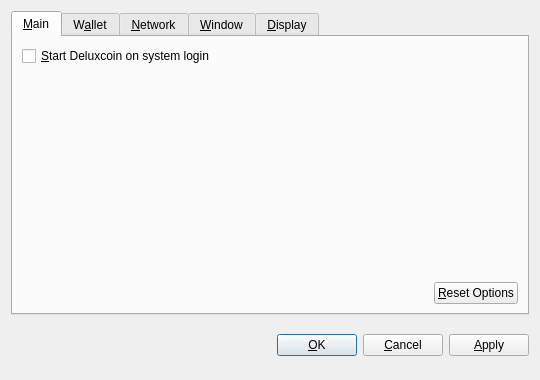
<?xml version="1.0" encoding="UTF-8"?>
<ui version="4.0">
 <class>OptionsDialog</class>
 <widget class="QDialog" name="OptionsDialog">
  <property name="geometry">
   <rect>
    <x>0</x>
    <y>0</y>
    <width>540</width>
    <height>380</height>
   </rect>
  </property>
  <property name="windowTitle">
   <string>Options</string>
  </property>
  <property name="modal">
   <bool>true</bool>
  </property>
  <layout class="QVBoxLayout" name="verticalLayout">
   <item>
    <widget class="QTabWidget" name="tabWidget">
     <property name="tabPosition">
      <enum>QTabWidget::North</enum>
     </property>
     <property name="currentIndex">
      <number>0</number>
     </property>
     <widget class="QWidget" name="tabMain">
      <attribute name="title">
       <string>&amp;Main</string>
      </attribute>
      <layout class="QVBoxLayout" name="verticalLayout_Main">
       <item>
        <widget class="QCheckBox" name="bitcoinAtStartup">
         <property name="toolTip">
          <string>Automatically start Deluxcoin after logging in to the system.</string>
         </property>
         <property name="text">
          <string>&amp;Start Deluxcoin on system login</string>
         </property>
        </widget>
       </item>
       <item>
        <spacer name="verticalSpacer_Main">
         <property name="orientation">
          <enum>Qt::Vertical</enum>
         </property>
         <property name="sizeHint" stdset="0">
          <size>
           <width>20</width>
           <height>40</height>
          </size>
         </property>
        </spacer>
       </item>
       <item>
        <layout class="QHBoxLayout" name="horizontalLayout_2_Main">
         <item>
          <spacer name="horizontalSpacer_2_Main">
           <property name="orientation">
            <enum>Qt::Horizontal</enum>
           </property>
           <property name="sizeHint" stdset="0">
            <size>
             <width>40</width>
             <height>20</height>
            </size>
           </property>
          </spacer>
         </item>
         <item>
          <widget class="QPushButton" name="resetButton">
           <property name="toolTip">
            <string>Reset all client options to default.</string>
           </property>
           <property name="text">
            <string>&amp;Reset Options</string>
           </property>
           <property name="autoDefault">
            <bool>false</bool>
           </property>
          </widget>
         </item>
        </layout>
       </item>
      </layout>
     </widget>
     <widget class="QWidget" name="tabWallet">
      <attribute name="title">
       <string>W&amp;allet</string>
      </attribute>
      <layout class="QVBoxLayout" name="verticalLayout_Network">
       <item>
        <widget class="QLabel" name="transactionFeeInfoLabel">
         <property name="text">
          <string>Optional transaction fee per kB that helps make sure your transactions are processed quickly. Most transactions are 1 kB.</string>
         </property>
         <property name="textFormat">
          <enum>Qt::PlainText</enum>
         </property>
         <property name="wordWrap">
          <bool>true</bool>
         </property>
        </widget>
       </item>
       <item>
        <layout class="QHBoxLayout" name="horizontalLayout_1_Main">
         <item>
          <widget class="QLabel" name="transactionFeeLabel">
           <property name="text">
            <string>Pay transaction &amp;fee</string>
           </property>
           <property name="textFormat">
            <enum>Qt::PlainText</enum>
           </property>
           <property name="buddy">
            <cstring>transactionFee</cstring>
           </property>
          </widget>
         </item>
         <item>
          <widget class="BitcoinAmountField" name="transactionFee"/>
         </item>
         <item>
          <spacer name="horizontalSpacer_1_Main">
           <property name="orientation">
            <enum>Qt::Horizontal</enum>
           </property>
           <property name="sizeHint" stdset="0">
            <size>
             <width>40</width>
             <height>20</height>
            </size>
           </property>
          </spacer>
         </item>
        </layout>
       </item>
       <item>
        <widget class="QLabel" name="label">
         <property name="text">
          <string>If you disable the spending of unconfirmed change, the change from a transaction cannot be used until that transaction has at least one confirmation. This also affects how your balance is computed.</string>
         </property>
         <property name="wordWrap">
          <bool>true</bool>
         </property>
        </widget>
       </item>
       <item>
        <widget class="QCheckBox" name="spendZeroConfChange">
         <property name="text">
          <string>Spend unconfirmed change  (experts only)</string>
         </property>
        </widget>
       </item>
       <item>
        <spacer name="verticalSpacer">
         <property name="orientation">
          <enum>Qt::Vertical</enum>
         </property>
         <property name="sizeHint" stdset="0">
          <size>
           <width>20</width>
           <height>40</height>
          </size>
         </property>
        </spacer>
       </item>
      </layout>
     </widget>
     <widget class="QWidget" name="tabNetwork">
      <attribute name="title">
       <string>&amp;Network</string>
      </attribute>
      <layout class="QVBoxLayout" name="verticalLayout_Network">
       <item>
        <widget class="QCheckBox" name="mapPortUpnp">
         <property name="toolTip">
          <string>Automatically open the Deluxcoin client port on the router. This only works when your router supports UPnP and it is enabled.</string>
         </property>
         <property name="text">
          <string>Map port using &amp;UPnP</string>
         </property>
        </widget>
       </item>
       <item>
        <widget class="QCheckBox" name="connectSocks">
         <property name="toolTip">
          <string>Connect to the Deluxcoin network through a SOCKS proxy (e.g. when connecting through Tor).</string>
         </property>
         <property name="text">
          <string>&amp;Connect through SOCKS proxy:</string>
         </property>
        </widget>
       </item>
       <item>
        <layout class="QHBoxLayout" name="horizontalLayout_Network">
         <item>
          <widget class="QLabel" name="proxyIpLabel">
           <property name="text">
            <string>Proxy &amp;IP:</string>
           </property>
           <property name="textFormat">
            <enum>Qt::PlainText</enum>
           </property>
           <property name="buddy">
            <cstring>proxyIp</cstring>
           </property>
          </widget>
         </item>
         <item>
          <widget class="QValidatedLineEdit" name="proxyIp">
           <property name="maximumSize">
            <size>
             <width>140</width>
             <height>16777215</height>
            </size>
           </property>
           <property name="toolTip">
            <string>IP address of the proxy (e.g. 127.0.0.1)</string>
           </property>
          </widget>
         </item>
         <item>
          <widget class="QLabel" name="proxyPortLabel">
           <property name="text">
            <string>&amp;Port:</string>
           </property>
           <property name="textFormat">
            <enum>Qt::PlainText</enum>
           </property>
           <property name="buddy">
            <cstring>proxyPort</cstring>
           </property>
          </widget>
         </item>
         <item>
          <widget class="QLineEdit" name="proxyPort">
           <property name="maximumSize">
            <size>
             <width>55</width>
             <height>16777215</height>
            </size>
           </property>
           <property name="toolTip">
            <string>Port of the proxy (e.g. 9050)</string>
           </property>
          </widget>
         </item>
         <item>
          <widget class="QLabel" name="socksVersionLabel">
           <property name="text">
            <string>SOCKS &amp;Version:</string>
           </property>
           <property name="textFormat">
            <enum>Qt::PlainText</enum>
           </property>
           <property name="buddy">
            <cstring>socksVersion</cstring>
           </property>
          </widget>
         </item>
         <item>
          <widget class="QValueComboBox" name="socksVersion">
           <property name="toolTip">
            <string>SOCKS version of the proxy (e.g. 5)</string>
           </property>
          </widget>
         </item>
         <item>
          <spacer name="horizontalSpacer_Network">
           <property name="orientation">
            <enum>Qt::Horizontal</enum>
           </property>
           <property name="sizeHint" stdset="0">
            <size>
             <width>40</width>
             <height>20</height>
            </size>
           </property>
          </spacer>
         </item>
        </layout>
       </item>
       <item>
        <spacer name="verticalSpacer_Network">
         <property name="orientation">
          <enum>Qt::Vertical</enum>
         </property>
         <property name="sizeHint" stdset="0">
          <size>
           <width>20</width>
           <height>40</height>
          </size>
         </property>
        </spacer>
       </item>
      </layout>
     </widget>
     <widget class="QWidget" name="tabWindow">
      <attribute name="title">
       <string>&amp;Window</string>
      </attribute>
      <layout class="QVBoxLayout" name="verticalLayout_Window">
       <item>
        <widget class="QCheckBox" name="minimizeToTray">
         <property name="toolTip">
          <string>Show only a tray icon after minimizing the window.</string>
         </property>
         <property name="text">
          <string>&amp;Minimize to the tray instead of the taskbar</string>
         </property>
        </widget>
       </item>
       <item>
        <widget class="QCheckBox" name="minimizeOnClose">
         <property name="toolTip">
          <string>Minimize instead of exit the application when the window is closed. When this option is enabled, the application will be closed only after selecting Quit in the menu.</string>
         </property>
         <property name="text">
          <string>M&amp;inimize on close</string>
         </property>
        </widget>
       </item>
       <item>
        <spacer name="verticalSpacer_Window">
         <property name="orientation">
          <enum>Qt::Vertical</enum>
         </property>
         <property name="sizeHint" stdset="0">
          <size>
           <width>20</width>
           <height>40</height>
          </size>
         </property>
        </spacer>
       </item>
      </layout>
     </widget>
     <widget class="QWidget" name="tabDisplay">
      <attribute name="title">
       <string>&amp;Display</string>
      </attribute>
      <layout class="QVBoxLayout" name="verticalLayout_Display">
       <item>
        <layout class="QHBoxLayout" name="horizontalLayout_1_Display">
         <item>
          <widget class="QLabel" name="langLabel">
           <property name="text">
            <string>User Interface &amp;language:</string>
           </property>
           <property name="textFormat">
            <enum>Qt::PlainText</enum>
           </property>
           <property name="buddy">
            <cstring>lang</cstring>
           </property>
          </widget>
         </item>
         <item>
          <widget class="QValueComboBox" name="lang">
           <property name="toolTip">
            <string>The user interface language can be set here. This setting will take effect after restarting Deluxcoin.</string>
           </property>
          </widget>
         </item>
        </layout>
       </item>
       <item>
        <layout class="QHBoxLayout" name="horizontalLayout_2_Display">
         <item>
          <widget class="QLabel" name="unitLabel">
           <property name="text">
            <string>&amp;Unit to show amounts in:</string>
           </property>
           <property name="textFormat">
            <enum>Qt::PlainText</enum>
           </property>
           <property name="buddy">
            <cstring>unit</cstring>
           </property>
          </widget>
         </item>
         <item>
          <widget class="QValueComboBox" name="unit">
           <property name="toolTip">
            <string>Choose the default subdivision unit to show in the interface and when sending coins.</string>
           </property>
          </widget>
         </item>
        </layout>
       </item>
       <item>
        <widget class="QCheckBox" name="displayAddresses">
         <property name="toolTip">
          <string>Whether to show Deluxcoin addresses in the transaction list or not.</string>
         </property>
         <property name="text">
          <string>&amp;Display addresses in transaction list</string>
         </property>
        </widget>
       </item>
       <item>
        <widget class="QCheckBox" name="coinControlFeatures">
         <property name="toolTip">
          <string>Whether to show coin control features or not.</string>
         </property>
         <property name="text">
          <string>Display coin &amp;control features (experts only!)</string>
         </property>
        </widget>
       </item>
       <item>
        <spacer name="verticalSpacer_Display">
         <property name="orientation">
          <enum>Qt::Vertical</enum>
         </property>
         <property name="sizeHint" stdset="0">
          <size>
           <width>20</width>
           <height>40</height>
          </size>
         </property>
        </spacer>
       </item>
      </layout>
     </widget>
    </widget>
   </item>
   <item>
    <layout class="QHBoxLayout" name="horizontalLayout_Buttons">
     <item>
      <spacer name="horizontalSpacer_1">
       <property name="orientation">
        <enum>Qt::Horizontal</enum>
       </property>
       <property name="sizeHint" stdset="0">
        <size>
         <width>40</width>
         <height>48</height>
        </size>
       </property>
      </spacer>
     </item>
     <item>
      <widget class="QLabel" name="statusLabel">
       <property name="font">
        <font>
         <weight>75</weight>
         <bold>true</bold>
        </font>
       </property>
       <property name="text">
        <string/>
       </property>
       <property name="textFormat">
        <enum>Qt::PlainText</enum>
       </property>
       <property name="wordWrap">
        <bool>true</bool>
       </property>
      </widget>
     </item>
     <item>
      <spacer name="horizontalSpacer_2">
       <property name="orientation">
        <enum>Qt::Horizontal</enum>
       </property>
       <property name="sizeHint" stdset="0">
        <size>
         <width>40</width>
         <height>48</height>
        </size>
       </property>
      </spacer>
     </item>
     <item>
      <widget class="QPushButton" name="okButton">
       <property name="text">
        <string>&amp;OK</string>
       </property>
      </widget>
     </item>
     <item>
      <widget class="QPushButton" name="cancelButton">
       <property name="text">
        <string>&amp;Cancel</string>
       </property>
       <property name="autoDefault">
        <bool>false</bool>
       </property>
      </widget>
     </item>
     <item>
      <widget class="QPushButton" name="applyButton">
       <property name="text">
        <string>&amp;Apply</string>
       </property>
       <property name="autoDefault">
        <bool>false</bool>
       </property>
      </widget>
     </item>
    </layout>
   </item>
  </layout>
 </widget>
 <customwidgets>
  <customwidget>
   <class>BitcoinAmountField</class>
   <extends>QSpinBox</extends>
   <header>bitcoinamountfield.h</header>
  </customwidget>
  <customwidget>
   <class>QValueComboBox</class>
   <extends>QComboBox</extends>
   <header>qvaluecombobox.h</header>
  </customwidget>
  <customwidget>
   <class>QValidatedLineEdit</class>
   <extends>QLineEdit</extends>
   <header>qvalidatedlineedit.h</header>
  </customwidget>
 </customwidgets>
 <resources/>
 <connections/>
</ui>
